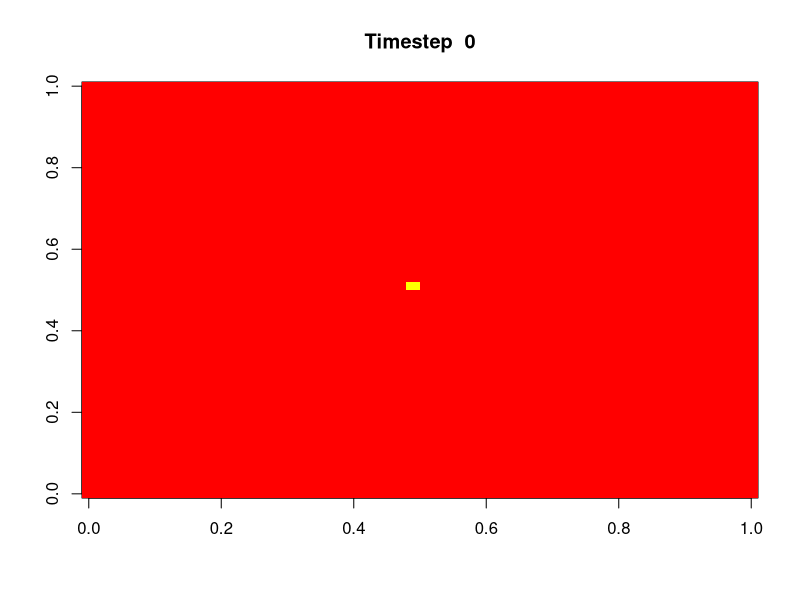

This chart was generated by the following R code: (Note: this script raises an error after producing the figure.)
############# To Do List ############# 
# Programming:
# - Make Grid an object so multiple grids can be run at the same time
# - Implement multithreading support. One grid per core.
# - Split code by classes(cell and grid)
#
# Model:
# - When is drug therapy started? Currently starts at week 20 as in the
#   original paper.
# - Can a cell that acquire a mutation in an epoch, transfer it to a newly 
#   infected cell in the same epoch?
# - Improve decision logic as to which infected cell is passing on mutations
#   when multiple are available in a neighbourhood
# - Add an Immune System Resistance parameter to improve infection phase 
#   transitions, and the curve shapes for latent and final phases

############# Install Packages ############# 
### install.packages("hash")

############# Install Packages ############# 
#install.packages(devtools)
#install.packages("viridis", type="source")
#devtools::install_github("hadley/ggplot2")
#install.packages("hash")

############# Libraries ############# 
library(ggplot2)
library(hash)
library(plyr)

############# Drug resistance-conferring mutations ############# 
#Drugs
abacavir_list = list("65" = c("R", "E", "N"), "74" = "V", "115" = "F", "184" = "V")

# Locations are what is on the paper+230. 230 is the esitmate length of the previous protein in the sequence
efavirenz_list = list("330" = "I", "331" = "P", "333" = c("N", "S"), "336" = "M", 
                      "338" = "I", "411" = c("C", "I"), "418" = "L", "420" = c("S", "A"), 
                      "455" = "H", "460" = "L")

# Locations are what is on the paper + (230 + 230). 230 is the esitmate length of the previous protein in the sequence
darunavir_list = list("471" = "I", "492" = "I", "493" = "F", "507" = "V", "510" = "V", 
                      "514" = c("M", "L"), "534" = "P", "536" = "V", "544" = "V", 
                      "549" = "V")

# Build a hashmap of resistance sites
resistanceSites_list = append(abacavir_list, efavirenz_list)
resistanceSites_list = append(resistanceSites_list, darunavir_list)
resistanceSites_env = list2env(resistanceSites_list)

# Remove unused lists
remove(abacavir_list)
remove(efavirenz_list)
remove(darunavir_list)
remove(resistanceSites_list)

############# Cell Class Definition and Methods ###############
cell <- setClass(
  # Set the name for the class
  "cell",
  
  # Define the slots
  slots = c(
    state = "numeric",
    infected_epochs = "numeric",
    mutations = "environment",
    resistance = "numeric"
  ),
  
  # Set the default values for the slots.
  prototype=list(
    state = 1,
    infected_epochs = 1,
    resistance = 0
  )
)

# Set method for the state of a cell
setGeneric(name="setState",
           def= function(aCell, aState){
           standardGeneric("setState")
           })

setMethod(f = "setState", signature = "cell",
          definition = function(aCell, aState) {
          aCell@state = aState
          return (aCell)
          })

# Get method for the state of a cell
setGeneric(name="getState",
           def= function(aCell){
             standardGeneric("getState")
           })

setMethod(f = "getState", signature = "cell",
          definition = function(aCell) {
            return (aCell@state)
          })

# Get method for the infected_epochs of a cell
setGeneric(name="getInfected_epochs",
           def= function(aCell){
             standardGeneric("getInfected_epochs")
           })

setMethod(f = "getInfected_epochs", signature = "cell",
          definition = function(aCell) {
            return (aCell@infected_epochs)
          })

# Get method for the mutation list of a cell
setGeneric(name="getMutations",
           def= function(aCell){
             standardGeneric("getMutations")
           })

setMethod(f = "getMutations", signature = "cell",
          definition = function(aCell) {
            return (aCell@mutations)
          })

# Get method for the resistance levels of a cell
setGeneric(name="getResistance",
           def= function(aCell){
             standardGeneric("getResistance")
           })

setMethod(f = "getResistance", signature = "cell",
          definition = function(aCell) {
            return (aCell@resistance)
          })

############# CA States and Parameters ###############
# States
# State 1: H:   Healthy         
# State 3: I_1: Infected  		  
# State 2: D:   Dead            

# Parameters
n = 50                         # grid dimensions n x n
P_HIV = 0.03                    # initial grid will have P_hiv acute infected cells
P_i = 0.997             	      # probability of infection by neighbors
P_v = 0.00001                   # probability of infection by random viral contact
P_rep = 0.99                    # probability of dead cell being replaced by healthy
tau = 4                         # time delay for an I cell to become D  
hiv_total_aa = 2876             # Estimated total number of amino acids of the HIV-1 proteinome
base_drug_efficiency = 0.23     # base probability that the triple cocktail will kill and infected cell
start_of_therapy = 20           # epoch at which to start drug therapy
totalsteps = 50                # total number of weeks of simulation to be performed
resiliance = 10                 # number of epochs before the start of phase 2 of infection
strain_active = FALSE
logging = FALSE

# Immune system parameters
is_capacity = 100 + (resiliance/totalsteps)
fatigue_ir = (is_capacity/totalsteps)

# Vector of possible amino-acids 
aa = c("A", "R", "N", "D", "C", "Q", "E", "G", "H", "I", "L", "K", "M", "F", "P", 
       "S", "T", "W", "Y", "V")

# Timesteps for which we want to save simulation status
savesteps = seq(1, totalsteps, by = 1)

# Initialize lists to track the state of cell attribute at each savestep.
stateGrid_list = list()
resistanceGrid_list = list()
k = 2

############# CA Grid Definition and Preparation ###############
# Create initial n x n grid and populate it with cell S4 Objects. Default parameters for each 
# cell are set: initial state: a random value is generante and if equal or less than P_HIV, 
# state = 3 (Infected), otherwise state = 1 (Healthy). Each cell is also assigned an empty 
# environment to track mutations. 

# grid <- matrix( sapply(1:(n*n), function(x){ new("cell",
#                                              state = ifelse(runif(1)<= P_HIV, 3, 1),
#                                              mutations = new.env(hash = TRUE))
#                                              }), n, n)


#Testing infection single entry point.
grid <- matrix( sapply(1:(n*n), function(x){ new("cell",
                                                 state = 1,
                                                 mutations = new.env(hash = TRUE))
                                                 }), n, n)

grid[[25,25]]@state = 3
# grid[[3,52]]@state = 3


# Set the state of the cells at the edges of the grid to Healthy state
grid[,c(1, n)] = lapply(grid[,c(1,n)], function(x) setState(x, 1))
grid[c(1, n),] = lapply(grid[c(1,n),], function(x) setState(x, 1))

# 		  NOTE: Our CA only simulates from rows 2 to n-1, and columns 2 to n-1.
#       This is to prevent the edge row and column cells from having an
#       out-of-bounds error when checking the neighbors around them.
#       The edge values are all set to H state so that it does not affect
#       Rule 1 of the CA for cells next to them

# Show initial status of the grid
stateGrid = matrix(0, nrow = n, ncol = n)
stateGrid[,] = sapply(grid[,], function(x) getState(x))
image(stateGrid[,nrow(stateGrid):1], col=heat.colors(3))
title(main = paste("Timestep ",0))
stateGrid_list[[1]] = stateGrid

mutationGrid_list = list()
mutation_list = matrix(0, nrow = n, ncol = n)
# Initialize a grid to subset a cell's negihbourhood
current_neighbourhood = matrix(nrow = 3, ncol = 3)

# Initialize a grid to keep track of cell attributes during simulation
states_count = matrix(0, nrow = totalsteps, ncol = 3)
colnames(states_count) = c("Healthy", "Infected", "Dead")

infectedEpochsGrid = matrix(0, nrow = n, ncol = n)
infectedEpochs_count = matrix(0, nrow = totalsteps, ncol = 4)
colnames(infectedEpochs_count) = c("0", "1", "2", "3")

resistanceGrid = matrix(0, nrow = n, ncol = n)
resistance_count = matrix(0, nrow = totalsteps, ncol = 4)
colnames(resistance_count) = c("1", "2", "3", "Overall")

genotypes_count = matrix(0, nrow = totalsteps, ncol = 1)
colnames(genotypes_count)[1] = "Number of Genomes"

############# Simulation ###############
if (logging){logFile = "log_file.txt"}
timestep = 1; 
while(timestep <= totalsteps){
  	nextgrid = matrix( sapply(1:(n*n), function(x){ new("cell", state = 1,
                                            	      mutations = new.env(hash = TRUE))
                                            	      }), n, n)
  	
  	for (x in 2:(n-1)){
  	  for (y in 2:(n-1)){
  	    # Rule 2
  	    # If the cell is in I state, the viral genome is subject to 
  	    # mutations. Mutations occur at a rate of 1/day or 7/epoch (2.a)
  	    # If a cell has been in this state for tau timesteps or does not 
  	    # have sufficient drug resistance, the cell becomes D state (dead). 
  	    # In this case the accumulated mutations are lost (2.b) 
  	    if((grid[[x,y]]@state == 3)){
  	        	      
  	      # Our model simplifies drug resistance by assuming all drugs are equally efficient,
  	      # and letting each single succesful mutation represent resistance to a single drug. 
  	      # Therefore, once the number of succesful mutations has reached 3, we consider this 
  	      # cell to be resistant to the 3 drugs begin employed in the triple cocktail.
  	      cell_resistance = grid[[x,y]]@resistance
  	      drug_efficiency = ifelse(timestep >= start_of_therapy, (base_drug_efficiency * (3 - cell_resistance)), -1) 
  	      
  	      # Kill cell if it has lived enough epochs or drug takes over
  	      if((grid[[x,y]]@infected_epochs >= tau) || (runif(1) <= drug_efficiency)){
  	        grid[[x,y]]@state = 2
  	        nextgrid[[x,y]]@state = 2
  	        nextgrid[[x,y]]@infected_epochs = 0
  	        
  	        # If a cell dies, its mutations are lost
  	        nextgrid[[x,y]]@mutations = new.env(hash = TRUE)
  	        
  	      }else{
  	        nextgrid[[x,y]]@infected_epochs = grid[[x,y]]@infected_epochs+1
  	        list2env(as.list.environment(grid[[x,y]]@mutations, all.names = TRUE),nextgrid[[x,y]]@mutations)
  	        nextgrid[[x,y]]@state = 3
  	      }#End else
  	      next
  	    }#End Rule 2
  	  }
  	}
  	
  	resistanceGrid[,] = sapply(grid[,], function(x) getResistance(x))
  	resistance_count[timestep,1] = sum(resistanceGrid[] == 0)
  	resistance_count[timestep,2] = sum(resistanceGrid[] == 1)
  	resistance_count[timestep,3] = sum(resistanceGrid[] == 2)
  	resistance_count[timestep,4] = sum(resistanceGrid[] >= 3)
  	
  	
  	stateGrid[,] = sapply(grid[,], function(x) getState(x))
  	states_count[timestep,1] = sum(stateGrid[] == 1)
  	states_count[timestep,2] = sum(stateGrid[] == 3)
  	states_count[timestep,3] = sum(stateGrid[] == 2)
  	
  	stateGrid_list[[k]] = stateGrid
  	k = k + 1
  	
  if (logging){
cat("Timestep: ", file=logFile, append=TRUE)  	
cat(timestep, file=logFile, append=TRUE, sep = "\n")
}
  		for (x in 2:(n-1)){
 	 		  for (y in 2:(n-1)){
          
  	  		# Rule 1
  	  		# If the cell is in H state and at least one of its neighbors
  	  		# is in I state then the cell becomes I with a probability of 
   	 		  # P_i (Conditions c1 and c2). The cell may also becomes I1 by 
   	 		  # randomly coming in contact with a virus from outside its 
   	 		  # neighborhood with a probability of P_v (Condition c3).
 	 		    if(grid[[x,y]]@state == 1){
 	 		      
 	 		      # Subset the main grid for the Moore neighbourhood around the current cell
 	 		      
#  	 		      x_minus = ifelse(x == 1, n, x+1)
#  	 		      x_plus = ifelse(x == n, 1, x-1)
#  	 		      y_minus = ifelse(y == 1, n, y+1)
#  	 		      y_plus = ifelse(y == n, 1, y-1)
 	 		      
 	 		      current_neighbourhood[,] = sapply(grid[c(x-1, x, x+1),c(y-1, y, y+1)], function(x) getState(x))
 	 		      
 	 		      # Extract the position of any available infected cells
 	 		      position = which(current_neighbourhood == 3, arr.ind = TRUE) - c(2,2)
 	 		      
 	 		      # Evaluate infectivity conditions 

 	 		      c1 = runif(1)<= P_i;
 	 		      c2 = ifelse(length(position) == 0, FALSE, TRUE)
 	 		      c3 = runif(1)<=P_v
 	 		      
 	 		      # Evaluate Rule 1
 	 		      if((c1 && c2) || c3){  
 	 		        nextgrid[[x,y]]@state = 3
 	 		        
 	 		        # If the infecting cell is from the neighbourhood, calculate correct 
 	 		        # indices and pass mutation map to the infected cell. If infection is
 	 		        # coming from a remote cell, pick a random infected cell from the CA. 
 	 		        if (c2){
 	 		          r = sample(1:nrow(position),1)
 	 		          x_c = x + position[[r,1]]
 	 		          y_c = y + position[[r,2]]
 	 		        }else{
 	 		          stateGrid[,] = sapply(grid[,], function(x) getState(x))
 	 		          position = which(stateGrid[,] == 3, arr.ind = TRUE)
 	 		          r = sample(1:nrow(position),1)
 	 		          x_c = position[[r,1]]
 	 		          y_c = position[[r,2]]
 	 		        }
 	 		        list2env(as.list.environment(grid[[x_c,y_c]]@mutations, all.names = TRUE),nextgrid[[x,y]]@mutations)
 	 		        
 	 		        for (z in 1:14){
   	 		        # Generate mutation and save it in the cell mutations hashmap.
   	 		        mutation_site = sample(1:hiv_total_aa,1)
   	 		        mutation_aa = aa[sample(1:20, 1)]
   	 		        nextgrid[[x,y]]@mutations[[as.character(mutation_site)]] = mutation_aa
   	 		        
   	 		        # If the mutation occurs at a drug resistance-conferring site, check if the
   	 		        # amino acid it is mutating to grants resistance. If yes, increase cell 
   	 		        # resistance count, otherwise, decrease it.
   	 		        potential_resistance = resistanceSites_env[[as.character(mutation_site)]]
   	 		        if(!is.null(potential_resistance)){
   	 		          present = mutation_aa %in% potential_resistance
  
   	 		          if (present && (nextgrid[[x,y]]@resistance < 3)){
   	 		            nextgrid[[x,y]]@resistance = nextgrid[[x,y]]@resistance+1
   	 		            
   	 		            if(logging){
     	 		            cat("Resistance Acquired: ", file=logFile, append=TRUE)
     	 		            cat("(", file=logFile, append=TRUE)
     	 		            cat(timestep, file=logFile, append=TRUE)
     	 		            cat(",", file=logFile, append=TRUE)
     	 		            cat(x, file=logFile, append=TRUE)
     	 		            cat(",", file=logFile, append=TRUE)
     	 		            cat(y, file=logFile, append=TRUE)
     	 		            cat(") ", file=logFile, append=TRUE, sep = "\t" )
     	 		            cat(mutation_site, file=logFile, append=TRUE)
     	 		            cat(":", file=logFile, append=TRUE)
     	 		            cat(mutation_aa, file=logFile, append=TRUE, sep = "\n")
   	 		            }
   	 		            
   	 		          }else if (!present && (nextgrid[[x,y]]@resistance > 0)){
   	 		            nextgrid[[x,y]]@resistance = nextgrid[[x,y]]@resistance-1
   	 		          }
   	 		        }
 	 		        }   
 	 		        
 	 		        if(logging){
   	 		        cat("(", file=logFile, append=TRUE)
   	 		        cat(timestep-1, file=logFile, append=TRUE)
   	 		        cat(",", file=logFile, append=TRUE)
   	 		        cat(x_c, file=logFile, append=TRUE)
   	 		        cat(",", file=logFile, append=TRUE)
   	 		        cat(y_c, file=logFile, append=TRUE)
   	 		        cat(") ", file=logFile, append=TRUE, sep = "\t")
   	 		        
   	 		        cat("(", file=logFile, append=TRUE)
   	 		        cat(timestep, file=logFile, append=TRUE)
   	 		        cat(",", file=logFile, append=TRUE)
   	 		        cat(x, file=logFile, append=TRUE)
   	 		        cat(",", file=logFile, append=TRUE)
   	 		        cat(y, file=logFile, append=TRUE)
   	 		        cat(") ", file=logFile, append=TRUE)
   	 		        g = 1
   	 		        for (v in ls(nextgrid[[x,y]]@mutations)) {
   	 		          cat((ls(nextgrid[[x,y]]@mutations)[g]), file=logFile, append=TRUE)
   	 		          cat(":", file=logFile, append=TRUE)
   	 		          cat(nextgrid[[x,y]]@mutations[[v]], file=logFile, append=TRUE, sep = "\t")
   	 		          cat("   ", file=logFile, append=TRUE)
   	 		          g = g +1
   	 		        }
   	 		        cat(" ", file=logFile, append=TRUE, sep = "\n")
   	 		        }
 	 		      }
 	 		      next
 	 		    }#End Rule 1
    		  
 	 		    
		      # Rule 3
          # If the cell is in D state, then the cell will become H state
          # with probability P_rep 
 	 		    if(grid[[x,y]]@state == 2){
 	 		      strain = ifelse(strain_active, (is_capacity - (fatigue_ir*timestep))/100, 1)
   	 		      if(runif(1) <= (P_rep*strain)){
   	 		        nextgrid[[x,y]]@state = 1
   	 		      }else{
   	 		        nextgrid[[x,y]]@state = 2
   	 		      }  
   	 		      next
          }#End Rule 3
 	 		    
 	 		 } #End inner for loop
  	} #End outer for loop
  
  	# Assign the updates of this timestep in nextgrid back to our grid
  	grid = nextgrid
  	
  	#Update aggregate counts
  	stateGrid[,] = sapply(grid[,], function(x) getState(x))
  	states_count[timestep+1,1] = sum(stateGrid[] == 1)
  	states_count[timestep+1,2] = sum(stateGrid[] == 3)
  	states_count[timestep+1,3] = sum(stateGrid[] == 2)
  	
  	infectedEpochsGrid[,] = sapply(grid[,], function(x) getInfected_epochs(x))
  	infectedEpochs_count[timestep,0] = sum(infectedEpochsGrid[] == 0)
  	infectedEpochs_count[timestep,1] = sum(infectedEpochsGrid[] == 1)
  	infectedEpochs_count[timestep,2] = sum(infectedEpochsGrid[] == 2)
  	infectedEpochs_count[timestep,3] = sum(infectedEpochsGrid[] >= 3)
  	
  	resistanceGrid[,] = sapply(grid[,], function(x) getResistance(x))
  	resistance_count[timestep,1] = sum(resistanceGrid[] == 0)
  	resistance_count[timestep,2] = sum(resistanceGrid[] == 1)
  	resistance_count[timestep,3] = sum(resistanceGrid[] == 2)
  	resistance_count[timestep,4] = sum(resistanceGrid[] >= 3)
  	
  	genotypes = sapply(grid[,], function(x) getMutations(x))
  	genotypes_count[timestep,1] = sum(sapply(genotypes, function (x) length(x)>0) == TRUE)
  	
  	# Save plot of current state of the grid to variable
  	if(timestep %in% savesteps){
  	  stateGrid_list[[k]] = stateGrid
  	  resistanceGrid_list[[k]] = resistanceGrid
  	  k = k + 1
  	}  	

  	# Move to the next timestep
  	timestep = timestep+1

} #End while loop
 

############# Clean-Up: CA and Simulation parameters ###############
remove(P_HIV)
remove(P_i)
remove(P_v)
remove(P_rep)
remove(P_repI)
remove(tau)
remove(hiv_total_aa)
remove(totalsteps)
remove(base_drug_efficiency)
remove(start_of_therapy)
remove(aa)
remove(savesteps)
remove(timestep)
remove(x)
remove(x_c)
remove(y)
remove(y_c)
remove(c1)
remove(c2)
remove(c3)
remove(mutation_aa)
remove(mutation_site)
remove(position)
remove(potential_resistance)
remove(present)
remove(cell_resistance)
remove(drug_efficiency)
remove(resistanceSites_env)
remove(i)
remove(grid)
remove(nextgrid)
remove(cell)
remove(getInfected_epochs)
remove(getMutations)
remove(getResistance)
remove(getState)
remove(setState)
remove(r)

############# Analysis: Simulation Overview  ###############
base_dest = "~/Dropbox/Lakehead/Work/R_HIV_Simulation/results/template copy/"

# Plot the state of infection while in progress. 
num_grids = length(stateGrid_list)-1
for (x in 1:num_grids){
  mypath <- file.path(paste(base_dest, "gridPlot/", "gridPlot_", x, ".png", sep = ""))
  png(file=mypath)
  
  vis_matrix = do.call(cbind, stateGrid_list[x])
  
  #Color key: purple:healthy, blue:dead, yellow:infected
  image(vis_matrix[,nrow(vis_matrix):1], col=c("purple","blue", "yellow"))
  title(main = paste("Timestep ",x))
  
  dev.off()
}

# Graphing of cell counts per epoch
number_of_cells = n*n
Healthy = states_count[,1]
Infected = states_count[,2]
Dead = states_count[,3]

mypath <- file.path(paste(base_dest, "overview.png"))
png(file=mypath)
simulation_overview = plot(Healthy, 
                           type="l", lty=1, lwd = 2,
                           col="green", 
                           xlab = "Weeks", 
                           ylab = "Cell Count", 
                           main = "Simulation Overview")

lines(Infected, type="l", lty=1, col="red")
lines(Dead, type="l", lty=1, col="blue")

legend("topright", 
       c("Healthy", "Infected", "Dead"),
       lty= c(1,1,1), lwd = c(2,2,2), 
       col = c("green", "red", "blue"),
       cex = .75)

dev.off()

remove(Healthy)
remove(Infected)
remove(Dead)

############# Analysis: Cell Infected Epochs ###############
# Line plot the infected epochs per cell over time. 
Zero_eps = infectedEpochs_count[,1]
One_eps = infectedEpochs_count[,2]
Two_eps = infectedEpochs_count[,3]
Three_eps = infectedEpochs_count[,4]

mypath <- file.path(paste(base_dest, "timeInfected.png"))
png(file=mypath)

plot(Zero_eps, 
     type="l", lty=1, lwd = 2,
     col="green", 
     xlab = "Weeks", 
     ylab = "Cell Count", 
     main = "Cell Infected Epochs")

lines(One_eps, type="l", lty=1, col="red")
lines(Two_eps, type="l", lty=1, col="blue")
lines(Three_eps, type="l", lty=1, col="orange")

legend("topright", 
       c("Cells alive for 0 epoch","Cells alive for 1 epoch", 
         "Cells alive for 2 epoch", "Cells alive for 3 epoch"),
       lty= c(1,1,1,1), lwd = c(2,2,2,2), 
       col = c("green", "red", "blue", "orange"),
       cex = .75)

dev.off()

remove(Zero_eps)
remove(One_eps)
remove(Two_eps)
remove(Three_eps)

############# Analysis: Cells with Resistance ###############

# Plot the state of resistance while in progress. 
num_grids = length(resistanceGrid_list)-1
for (x in 1:num_grids){
  mypath <- file.path(paste(base_dest, "resistancePlot/", "resistancePlot_", x, ".png", sep = ""))
  png(file=mypath)
  
  vis_matrix = do.call(cbind, resistanceGrid_list[x])
  
  #Color key: purple:healthy, blue:dead, yellow:infected
  image(vis_matrix[,nrow(vis_matrix):1], col=c("purple","blue", "yellow"))
  title(main = paste("Timestep ",x))
  
  dev.off()
}

# Plot the number of cells with resistance over time.
resistance_count[,5] = rowSums(resistance_count)

One_r = resistance_count[,2]
Two_r = resistance_count[,3]
Three_r = resistance_count[,4]
Overall_r = resistance_count[,5]

mypath <- file.path(paste(base_dest, "resistance.png"))
png(file=mypath)

plot(One_r, 
     type="l", lty=1, lwd = 2,
     col="red", 
     xlab = "Weeks", 
     ylab = "Cell Count", 
     main = "Cells with Resistance")

lines(Two_r, type="l", lty=1, col="blue")
lines(Three_r, type="l", lty=1, col="orange")
lines(Overall_r, type="l", lty=1, col="red")

legend("topright", 
       c("Cells resistant to 1 drug","Cells resistant to 2 drug", 
         "Cells resistant to 3 drug"), 
       lty= c(1,1,1), lwd = c(2,2,2), 
       col = c("red", "blue", "orange"),
       cex = .75)
       
dev.off()

remove(One_r)
remove(Two_r)
remove(Three_r)
remove(Overall_r)

############# Analysis: Genotypes ###############
# Plot the number of genotypes present in the grid

mypath <- file.path(paste(base_dest, "genotypes.png"))
png(file=mypath)

plot(genotypes_count[,1], 
     type="l", lty=1, lwd =2, 
     col="red", 
     xlab = "Weeks", 
     ylab = "Genotypes", 
     main = "Number of Genotypes")

legend("topright", "# of Genotypes", lty= 1, lwd =2, col = "red" )
dev.off()
